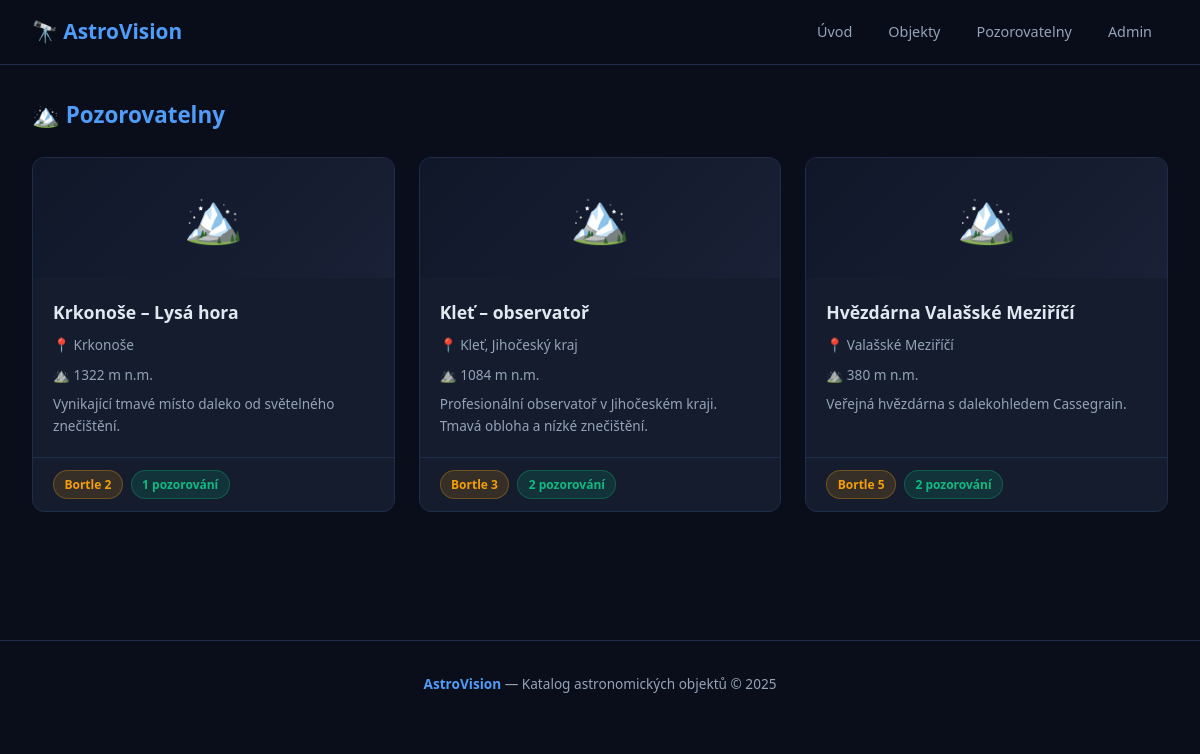
Page /pozorovateny/ on the committed database.
### katalog/models.py (models this page shows, shortened)
class Pozorovatelna(models.Model):
    nazev = models.CharField("Název", max_length=200)
    misto = models.CharField("Místo", max_length=200)
    nadmorska_vyska = models.IntegerField("Nadmořská výška (m)", null=True, blank=True)
    popis = models.TextField("Popis", blank=True)
    svetelne_znecisteni = models.IntegerField("Světelné znečištění (Bortle 1–9)",
                                               choices=[(i, i) for i in range(1, 10)], default=5)
    web = models.URLField("Web", blank=True)
    class Meta:
        verbose_name = "Pozorovatelna"
        verbose_name_plural = "Pozorovatelny"
        ordering = ['nazev']

### katalog/views.py (the view)
# urls.py: path('pozorovateny/', views.pozorovateny_seznam, name='pozorovateny_seznam'),
def pozorovateny_seznam(request):
    pozorovateny = Pozorovatelna.objects.annotate(pocet=Count('pozorovani')).order_by('svetelne_znecisteni')
    return render(request, 'katalog/pozorovateny_seznam.html', {
        'pozorovateny': pozorovateny,
    })

### katalog/templates/katalog/pozorovateny_seznam.html (shortened to what this page needs)
{% extends 'base.html' %}
{% block content %}
<div class="section-header">
    <h2 class="section-title">🏔️ <span>Pozorovatelny</span></h2>
</div>
{% if pozorovateny %}
<div class="cards-grid">
{% for p in pozorovateny %}
<a href="{% url 'katalog:pozorovatelna_detail' p.pk %}" class="card">
    <div class="card-img-placeholder" style="height:120px;font-size:3rem;">🏔️</div>
    <div class="card-body">
        <div class="card-title">{{ p.nazev }}</div>
        <div class="card-sub">📍 {{ p.misto }}</div>
        {% if p.nadmorska_vyska %}<div class="card-sub">⛰️ {{ p.nadmorska_vyska }} m n.m.</div>{% endif %}
        {% if p.popis %}<div class="card-sub">{{ p.popis|truncatechars:80 }}</div>{% endif %}
    </div>
    <div class="card-footer">
        <span class="badge badge-gold">Bortle {{ p.svetelne_znecisteni }}</span>
        <span class="badge badge-green">{{ p.pocet }} pozorování</span>
    </div>
</a>
{% endfor %}
</div>
{% else %}
<div class="empty"><div class="empty-icon">🏔️</div><p>Zatím žádné pozorovatelny.</p></div>
{% endif %}
{% endblock %}

### templates/base.html (style rules this page uses)
*, *::before, *::after { box-sizing: border-box; margin: 0; padding: 0; }
:root { --bg: #0a0e1a; --bg2: #111827; --bg3: #1a2035; --card: #141c2e; --border: #1e2d4a; --accent: #4f9cf9; --accent2: #7c3aed; --gold: #f59e0b; --text: #e2e8f0; --text-muted: #94a3b8; --green: #10b981; --red: #ef4444; --radius: 12px; --shadow: 0 4px 24px rgba(0,0,0,0.4); }
html { scroll-behavior: smooth; }
body { font-family: 'Segoe UI', system-ui, sans-serif; background: var(--bg); color: var(--text); min-height: 100vh; line-height: 1.6; }
.cards-grid { display: grid; grid-template-columns: repeat(auto-fill, minmax(300px, 1fr)); gap: 1.5rem; margin-bottom: 2rem; }
.card { background: var(--card); border: 1px solid var(--border); border-radius: var(--radius); overflow: hidden; transition: transform .2s, box-shadow .2s; text-decoration: none; color: inherit; display: flex; flex-direction: column; }
.card-img-placeholder { width: 100%; height: 180px; background: linear-gradient(135deg, #0f1729, #1a2035); display: flex; align-items: center; justify-content: center; font-size: 3.5rem; }
.card-body { padding: 1.25rem; flex: 1; display: flex; flex-direction: column; gap: .5rem; }
.card-title { font-size: 1.1rem; font-weight: 700; color: var(--text); }
.card-sub { font-size: .85rem; color: var(--text-muted); }
.card-footer { padding: .75rem 1.25rem; border-top: 1px solid var(--border); display: flex; gap: .5rem; flex-wrap: wrap; }
.badge { font-size: .75rem; font-weight: 600; padding: .25rem .65rem; border-radius: 20px; display: inline-flex; align-items: center; gap: .3rem; }
.badge-gold { background: rgba(245,158,11,.15); color: var(--gold); border: 1px solid rgba(245,158,11,.3); }
.badge-green { background: rgba(16,185,129,.15); color: var(--green); border: 1px solid rgba(16,185,129,.3); }
.section-header { display: flex; align-items: center; justify-content: space-between; margin-bottom: 1.5rem; }
.section-title { font-size: 1.4rem; font-weight: 700; }
.section-title span { color: var(--accent); }

### rows in the picture
Pozorovatelna: nazev "Krkonoše – Lysá hora", misto "Krkonoše", nadmorska_vyska "1322", popis "Vynikající tmavé místo daleko od světelného znečištění.", svetelne_znecisteni "2", pocet "1"
Pozorovatelna: nazev "Kleť – observatoř", misto "Kleť, Jihočeský kraj", nadmorska_vyska "1084", popis "Profesionální observatoř v Jihočeském kraji. Tmavá obloha a nízké znečištění.", svetelne_znecisteni "3", pocet "2"
Pozorovatelna: nazev "Hvězdárna Valašské Meziříčí", misto "Valašské Meziříčí", nadmorska_vyska "380", popis "Veřejná hvězdárna s dalekohledem Cassegrain.", svetelne_znecisteni "5", pocet "2"
